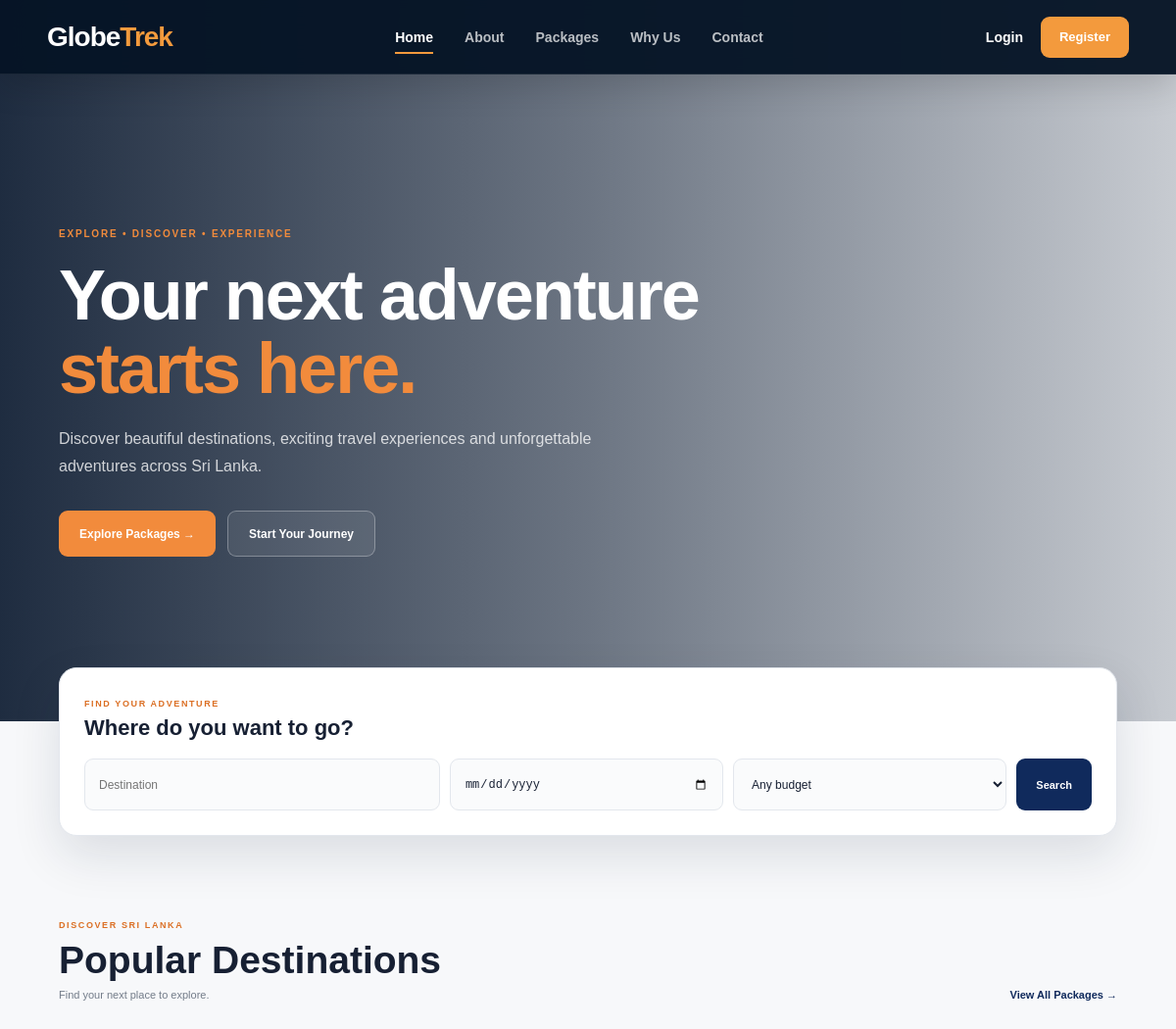
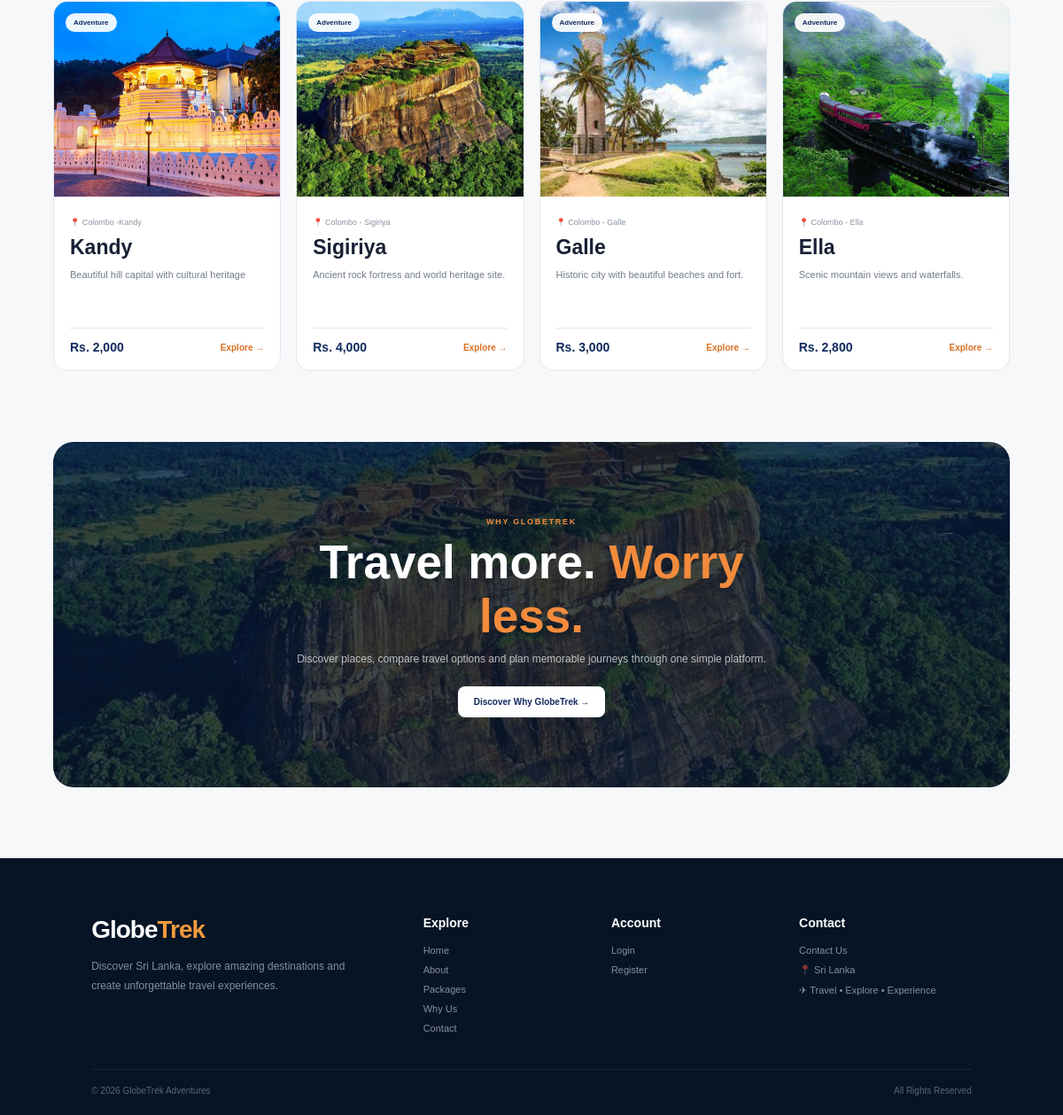
The page / on the database its author committed (2 pictures, top to bottom).
### tables this page shows
CREATE TABLE `packages` (
  `id` int(11) NOT NULL,
  `title` varchar(100) NOT NULL,
  `description` text NOT NULL,
  `price` decimal(10,2) NOT NULL,
  `image` varchar(255) NOT NULL,
  `destination` varchar(100) NOT NULL,
  `duration` varchar(50) NOT NULL
);

### index.php (the view, shortened to what this page needs)
<?php
include "includes/db.php";
$sql = "
    SELECT
        id,
        title,
        description,
        price,
        image,
        destination,
        duration
    FROM packages
    ORDER BY id ASC
    LIMIT 4
";
$packages =
    mysqli_query(
        $conn,
        $sql
    );
$isCustomer =
    isset($_SESSION["user_id"])
    &&
    isset($_SESSION["role"])
    &&
    $_SESSION["role"] === "customer";
?>
<!DOCTYPE html>
<html lang="en">
<head>
    <link
        rel="stylesheet"
        href="css/site.css?v=10">
    <link
        rel="stylesheet"
        href="css/style.css?v=10">
</head>
<body>
<?php
include "includes/navbar.php";
?>
<section class="home-hero">
    <video
        class="home-video"
        autoplay
        muted
        loop
        playsinline>
        <source
            src="videos/hero.mp4"
            type="video/mp4">
    </video>
    <div class="home-overlay"></div>
    <div class="home-hero-content">
        <span class="hero-label">
            EXPLORE • DISCOVER • EXPERIENCE
        </span>
        <h1>
            Your next adventure
            <span>starts here.</span>
        </h1>
        <p>
            Discover beautiful destinations,
            exciting travel experiences and
            unforgettable adventures across
            Sri Lanka.
        </p>
        <div class="hero-buttons">
            <a
                href="customer/packages.php"
                class="home-primary-button">
                Explore Packages →
            </a>
            <?php if ($isCustomer) { ?>
                <a
                    href="customer/cdashboard.php"
                    class="home-secondary-button">
                    My Dashboard
                </a>
            <?php } else { ?>
                <a
                    href="register.php"
                    class="home-secondary-button">
                    Start Your Journey
                </a>
            <?php } ?>
        </div>
    </div>
</section>
<section class="home-search-section">
    <div class="home-search-box">
        <div>
            <span>
                FIND YOUR ADVENTURE
            </span>
            <h2>
                Where do you want to go?
            </h2>
        </div>
        <form
            action="customer/packages.php"
            method="GET"
            class="home-search-form">
            <input
                type="text"
                name="destination"
                placeholder="Destination">
            <input
                type="date"
                name="travel_date">
            <select name="budget">
                <option value="">
                    Any budget
                </option>
            </select>
            <button type="submit">
                Search
            </button>
        </form>
    </div>
</section>
<section class="home-section">
    <div class="home-section-heading">
        <div>
            <span>
                DISCOVER SRI LANKA
            </span>
            <h2>
                Popular Destinations
            </h2>
            <p>
                Find your next place to explore.
            </p>
        </div>
        <a href="customer/packages.php">
            View All Packages →
        </a>
    </div>
    <div class="home-package-grid">
        <?php if (
            $packages
            &&
            mysqli_num_rows($packages) > 0
        ) { ?>
            <?php while (
                $package =
                mysqli_fetch_assoc($packages)
            ) { ?>
                <article class="home-package-card">
                    <div class="home-card-image">
                        <img
                            src="images/<?php
                                echo htmlspecialchars(
                                    $package["image"]
                                );
                            ?>"
                            alt="<?php
                                echo htmlspecialchars(
                                    $package["title"]
                                );
                            ?>"
                            loading="lazy">
                        <span>
                            Adventure
                        </span>
                    </div>
                    <div class="home-card-content">
                        <small>
                            📍
                            <?php
                            echo htmlspecialchars(
                                $package["destination"]
                            );
                            ?>
                        </small>
                        <h3>
                            <?php
                            echo htmlspecialchars(
                                $package["title"]
                            );
                            ?>
                        </h3>
                        <p>
                            <?php
                            echo htmlspecialchars(
                                $package["description"]
                            );
                            ?>
                        </p>
                        <div
                            class="home-card-bottom">
                            <strong>
                                Rs.
                                <?php
                                echo number_format(
                                    $package["price"],
                                    0
                                );
                                ?>
                            </strong>
                            <a
                                href="customer/packages.php">
                                Explore →
                            </a>
                        </div>
                    </div>
                </article>
            <?php } ?>
        <?php } else { ?>
            <p>
                No travel packages are available right now.
            </p>
        <?php } ?>
    </div>
</section>
<section class="home-why">
    <div class="home-why-content">
        <span>
            WHY GLOBETREK
        </span>
        <h2>
            Travel more.
            <strong>Worry less.</strong>
        </h2>
        <p>
            Discover places, compare travel options
            and plan memorable journeys through
            one simple platform.
        </p>
        <a
            href="why-us.php">
            Discover Why GlobeTrek →
        </a>
    </div>
</section>
<?php
include "includes/footer.php";
?>
</body>
</html>

### css/site.css (style rules this page uses)
* { margin: 0; padding: 0; box-sizing: border-box; }
html { scroll-behavior: smooth; }
body { margin: 0; font-family: Arial, Helvetica, sans-serif; background: #f5f7fb; color: #122033; }
a { text-decoration: none; }
:root { --deep-blue: #061426; --navy: #0a1f38; --navy-light: #102b4a; --blue: #163a61; --accent: #f39a3d; --accent-dark: #d9781e; --white: #ffffff; --text: #142033; --muted: #738096; --border: #e2e8f0; }

### rows shown on the page
packages: image (picture), destination "Colombo -Kandy", title "Kandy", description "Beautiful hill capital with cultural heritage", price "2,000"
packages: image (picture), destination "Colombo - Sigiriya", title "Sigiriya", description "Ancient rock fortress and world heritage site.", price "4,000"
packages: image (picture), destination "Colombo - Galle", title "Galle", description "Historic city with beautiful beaches and fort.", price "3,000"
packages: image (picture), destination "Colombo - Ella", title "Ella", description "Scenic mountain views and waterfalls.", price "2,800"
